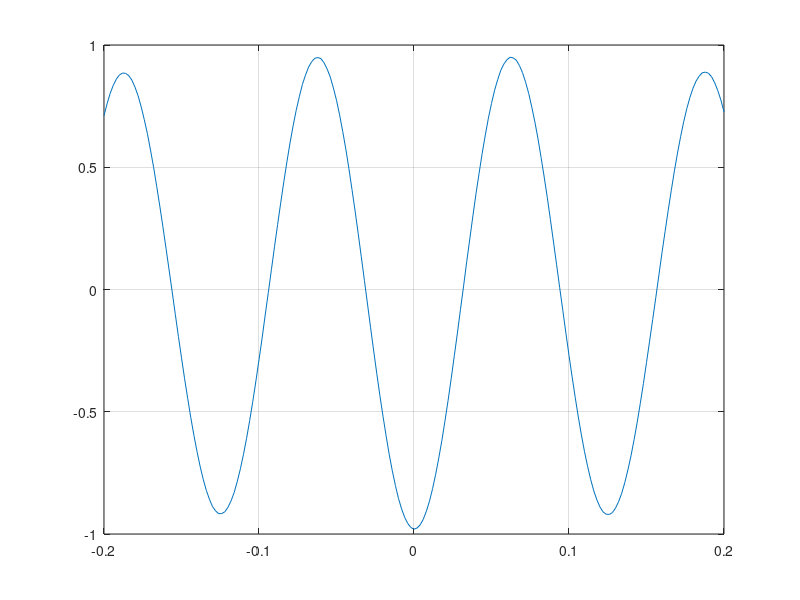
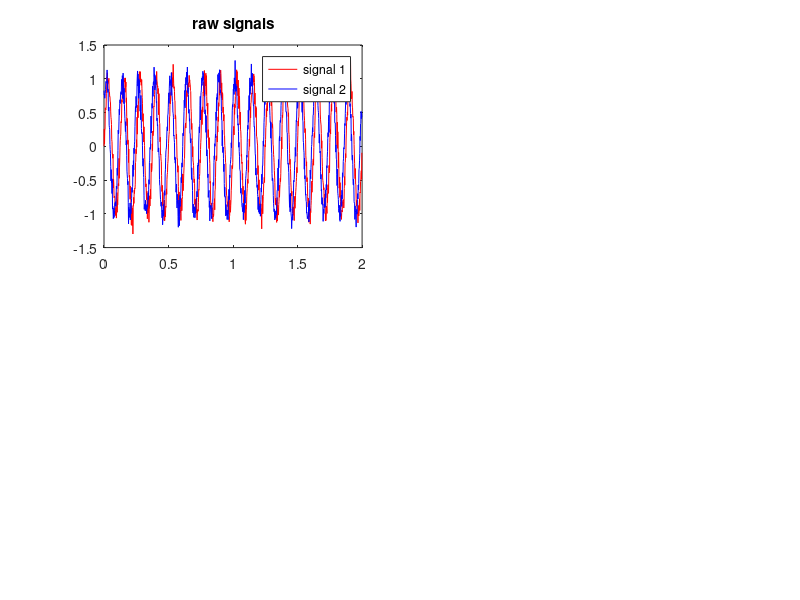

Source code (MATLAB) for these figures, in order: (Note: this script raises an error after producing the figures.)
%% Week 8 Tutorial


%% Are the two signals in the lower left panel coherent? Ignore the amplitude changes for now. 
% Yes, the peaks of the upper wave tend to coincide with the point just
% after the troughs of the lower wave.

%% Diversion: the Wiener-Khinchin theorem
Fs = 500; dt = 1./Fs;
t = [0 2]; tvec = t(1):dt:t(2)-dt;
 
f1 = 8;
data1 = sin(2*pi*f1*tvec)+0.1*randn(size(tvec));
 
[acf,lags] = xcorr(data1,100,'coeff');
lags = lags.*(1./Fs); % convert samples to time
plot(lags,acf); grid on;

%% Cross-correlation
f2 = 8;
data2 = sin(2*pi*f2*tvec+pi/4)+0.1*randn(size(tvec)); % phase-shifted version of data1
 
[ccf,lags] = xcorr(data1,data2,100,'coeff'); % now a cross-correlation
lags = lags.*(1./Fs); % convert samples to time
plot(lags,ccf); grid on;
 %Note peak is offset from zero by phase difference between signals
 
%% Verify that changing the phase shift in data2 indeed changes the phase of the cross-correlogram. 
f2 = 8;
shift = pi
data3 = sin(2*pi*f2*tvec+shift)+0.1*randn(size(tvec)); % phase-shifted version of data1
 
[ccf,lags] = xcorr(data1,data3,100,'coeff'); % now a cross-correlation
lags = lags.*(1./Fs); % convert samples to time
plot(lags,ccf); grid on;
 %Note that the signals are completely out of phase, a trough is at zero.
 
%% Definition and example

figure;
subplot(221);
plot(tvec,data1,'r',tvec,data2,'b'); legend({'signal 1','signal 2'});
title('raw signals');
 
[Pxx,F] = pwelch(data1,hanning(250),125,length(data1),Fs);
[Pyy,F] = pwelch(data2,hanning(250),125,length(data1),Fs);
subplot(222)
plot(F,abs(Pxx),'r',F,abs(Pyy),'b'); xlim([0 100]);
xlabel('Frequency (Hz)'); ylabel('power'); title('PSD');
 
[Pxy,F] = cpsd(data1,data2,hanning(250),125,length(data1),Fs);
subplot(223)
plot(F,abs(Pxy)); xlim([0 100]);
xlabel('Frequency (Hz)'); ylabel('power'); title('cross-spectrum');
 
[acf,lags] = xcorr(data1,data2,100,'coeff');
lags = lags.*(1./Fs); % convert samples to time
 
subplot(224)
plot(lags,acf); grid on;
xlabel('time lag (s)'); ylabel('correlation ({\itr})'); title('xcorr');

%% What happens if you change the amplitude of one of the input signals? Make the amplitude of data1 twice as large. 
figure;
subplot(221);
plot(tvec,data1*2,'r',tvec,data2,'b'); legend({'signal 1','signal 2'});
title('raw signals');
 
[Pxx,F] = pwelch(data1*2,hanning(250),125,length(data1*2),Fs);
[Pyy,F] = pwelch(data2,hanning(250),125,length(data1*2),Fs);
subplot(222)
plot(F,abs(Pxx),'r',F,abs(Pyy),'b'); xlim([0 100]);
xlabel('Frequency (Hz)'); ylabel('power'); title('PSD');
 
[Pxy,F] = cpsd(data1*2,data2,hanning(250),125,length(data1*2),Fs);
subplot(223)
plot(F,abs(Pxy)); xlim([0 100]);
xlabel('Frequency (Hz)'); ylabel('power'); title('cross-spectrum');
 
[acf,lags] = xcorr(data1*2,data2,100,'coeff');
lags = lags.*(1./Fs); % convert samples to time
 
subplot(224)
plot(lags,acf); grid on;
xlabel('time lag (s)'); ylabel('correlation ({\itr})'); title('xcorr');

% Answer: The power level of the PSD is 10000x greater, the
% x-spectrum is 100x, and xcorr is identical.

%% For the two signals of unequal amplitude, compute the coherence by normalizing the cross-spectrum

figure;
subplot(241);
plot(tvec,data1,'r',tvec,data2,'b'); legend({'signal 1','signal 2'});
title('raw signals');
 
[Pxx,F] = pwelch(data1,hanning(250),125,length(data1),Fs);
[Pyy,F] = pwelch(data2,hanning(250),125,length(data1),Fs);
subplot(242)
plot(F,abs(Pxx),'r',F,abs(Pyy),'b'); xlim([0 100]);
xlabel('Frequency (Hz)'); ylabel('power'); title('PSD');

[Pxy,F] = cpsd(data1,data2,hanning(250),125,length(data1),Fs);
subplot(243)
plot(F,abs(Pxy)); xlim([0 100]);
xlabel('Frequency (Hz)'); ylabel('power'); title('cross-spectrum');


C = (abs(Pxy).^2)./(Pxx.*Pyy);
subplot(244)
plot(F,C); xlim([0 100]);
xlabel('Frequency (Hz)'); ylabel('power'); title('coherence');
 
% now at double amplitude
subplot(245);
plot(tvec,data1*2,'r',tvec,data2,'b'); legend({'signal 1','signal 2'});
title('raw signals');
 
[Pxx,F] = pwelch(data1*2,hanning(250),125,length(data1*2),Fs);
[Pyy,F] = pwelch(data2,hanning(250),125,length(data1*2),Fs);
subplot(246)
plot(F,abs(Pxx),'r',F,abs(Pyy),'b'); xlim([0 100]);
xlabel('Frequency (Hz)'); ylabel('power'); title('PSD');

[Pxy,F] = cpsd(data1*2,data2,hanning(250),125,length(data1*2),Fs);
subplot(247)
plot(F,abs(Pxy)); xlim([0 100]);
xlabel('Frequency (Hz)'); ylabel('power'); title('cross-spectrum');


C = (abs(Pxy).^2)./(Pxx.*Pyy);
subplot(248)
plot(F,C); xlim([0 100]);
xlabel('Frequency (Hz)'); ylabel('power'); title('coherence');


%% Find out how small you need to make data1 relative to the noise before a drop in coherence occurs. 
figure;
subplot(241);
plot(tvec,data1,'r',tvec,data2,'b'); legend({'signal 1','signal 2'});
title('raw signals');
 
[Pxx,F] = pwelch(data1,hanning(250),125,length(data1),Fs);
[Pyy,F] = pwelch(data2,hanning(250),125,length(data1),Fs);
subplot(242)
plot(F,abs(Pxx),'r',F,abs(Pyy),'b'); xlim([0 100]);
xlabel('Frequency (Hz)'); ylabel('power'); title('PSD');

[Pxy,F] = cpsd(data1,data2,hanning(250),125,length(data1),Fs);
subplot(243)
plot(F,abs(Pxy)); xlim([0 100]);
xlabel('Frequency (Hz)'); ylabel('power'); title('cross-spectrum');


C = (abs(Pxy).^2)./(Pxx.*Pyy);
subplot(244)
plot(F,C); xlim([0 100]);
xlabel('Frequency (Hz)'); ylabel('power'); title('coherence');
 
% now shrink data1
subplot(245);
factor = 10.^-245 % I don't hink this is right. I think we are just moving outside the range of the FP math.
plot(tvec,data1.*factor,'r',tvec,data2,'b'); legend({'signal 1','signal 2'});
title('raw signals');
 
[Pxx,F] = pwelch(data1.*factor,hanning(250),125,length(data1.*factor),Fs);
[Pyy,F] = pwelch(data2,hanning(250),125,length(data1.*factor),Fs);
subplot(246)
plot(F,abs(Pxx),'r',F,abs(Pyy),'b'); xlim([0 100]);
xlabel('Frequency (Hz)'); ylabel('power'); title('PSD');

[Pxy,F] = cpsd(data1.*factor,data2,hanning(250),125,length(data1.*factor),Fs);
subplot(247)
plot(F,abs(Pxy)); xlim([0 100]);
xlabel('Frequency (Hz)'); ylabel('power'); title('cross-spectrum');

%Calculate coherence
C = (abs(Pxy).^2)./(Pxx.*Pyy);
subplot(248)
plot(F,C); xlim([0 100]);
xlabel('Frequency (Hz)'); ylabel('power'); title('coherence');


%% just verify some cases where we break the phase relationship
f = 2; % freq modulation (Hz) 
f2 = 8;
m = 2; % freq modulation strength
wsz = 200; % window size 
 
subplot(421)
s2 = data2;
plot(tvec,s2,tvec,data1); title('signal 1 - constant phase');
 
subplot(422)
s3 = sin(2*pi*f2*tvec + m.*sin(2*pi*f*tvec - pi/2)) + 0.1*randn(size(tvec));
plot(tvec,s3,tvec,data1); title('signal 2 - varying phase');
 
subplot(423)
[Ps2,F] = pwelch(s2,hanning(wsz),wsz/2,length(data2),Fs);
plot(F,abs(Ps2)); title('PSD');
 
subplot(424)
[Ps3,F] = pwelch(s3,hanning(wsz),wsz/2,length(data2),Fs);
plot(F,abs(Ps3)); title('PSD');
 
subplot(425)
[C,F] = mscohere(data1,s2,hanning(wsz),wsz/2,length(data1),Fs); % shortcut to obtain coherence
plot(F,C); title('coherence'); xlabel('Frequency (Hz)');
 
subplot(426)
[C,F] = mscohere(data1,s3,hanning(wsz),wsz/2,length(data1),Fs);
plot(F,C); title('coherence'); xlabel('Frequency (Hz)');
 
[acf,lags] = xcorr(data1,s2,100,'coeff');
lags = lags.*(1./Fs); % convert samples to time
 
subplot(427)
plot(lags,acf); grid on;
xlabel('time lag (s)'); ylabel('correlation ({\itr})'); title('xcorr');
 
[acf,lags] = xcorr(data1,s3,100,'coeff');
lags = lags.*(1./Fs); % convert samples to time
 
subplot(428)
plot(lags,acf); grid on;
xlabel('time lag (s)'); ylabel('correlation ({\itr})'); title('xcorr');

%% What happens when you change the window size to 500ms? 
% cross-correlations are sharper/higher, but the coherence signal is lost.
% in noise.


%% Overall comparison of vStr-vStr and vStr-HC coherence
%cd R016-2012-10-03/ %?

run(FindFile('*keys.m'));
vStr1_csc = LoadCSC(ExpKeys.goodGamma{1});
vStr2_csc = LoadCSC(ExpKeys.goodGamma{2});
HC_csc = LoadCSC(ExpKeys.goodTheta{1});
 
% restrict to shorter segment for speed
vStr1_csc = Restrict(vStr1_csc,ExpKeys.TimeOnTrack(2),ExpKeys.TimeOffTrack(2));
vStr2_csc = Restrict(vStr2_csc,ExpKeys.TimeOnTrack(2),ExpKeys.TimeOffTrack(2));
HC_csc = Restrict(HC_csc,ExpKeys.TimeOnTrack(2),ExpKeys.TimeOffTrack(2));
 
vStr1_csc = Data(vStr1_csc); vStr2_csc = Data(vStr2_csc); HC_csc = Data(HC_csc);
%%

Fs = 2000; wsize = 2048;
 
% compute PSDs and coherences for each signal and each pair respectively
[P1,F] = pwelch(vStr1_csc,hanning(wsize),wsize/2,2*wsize,Fs);
[P2,F] = pwelch(vStr2_csc,hanning(wsize),wsize/2,2*wsize,Fs);
[P3,F] = pwelch(HC_csc,hanning(wsize),wsize/2,2*wsize,Fs);
[C1,F] = mscohere(vStr1_csc,vStr2_csc,hanning(wsize),wsize/2,2*wsize,Fs);
[C2,F] = mscohere(vStr1_csc,HC_csc,hanning(wsize),wsize/2,2*wsize,Fs);
 
% plot
subplot(121)
h(1) = plot(F,10*log10(P1),'k','LineWidth',2); hold on;
h(2) = plot(F,10*log10(P2),'g','LineWidth',2); hold on;
h(3) = plot(F,10*log10(P3),'m','LineWidth',2); hold on;
set(gca,'XLim',[0 150],'XTick',0:25:150,'FontSize',12); grid on;
legend(h,{'vStr1','vStr2','HC'},'Location','Northeast'); legend boxoff;
xlabel('Frequency (Hz)'); ylabel('Power (dB)'); 
 
subplot(122)
h(1) = plot(F,C1,'LineWidth',2); hold on;
h(2) = plot(F,C2,'r','LineWidth',2);
set(gca,'XLim',[0 150],'XTick',0:25:150,'FontSize',12); grid on;
legend(h,{'vStr1-vStr2','vStr1-HC'},'Location','Northeast'); legend boxoff;
xlabel('Frequency (Hz)'); ylabel('Coherence');


%% Comparison of vStr-HC coherence between experimental conditions
cd /home/jalockli/Documents/BIOL680/data/R016-2012-10-03/
fc = {'R016-2012-10-03-CSC04d.ncs','R016-2012-10-03-CSC03d.ncs','R016-2012-10-03-CSC02b.ncs'};

% Note: in order for ft_read_neuralynx to work, I hadd to add:
%       key = regexprep(key,'[^a-zA-Z]','');
% to the 77th line of neuarlynx_getheader to remove unicode characters
% from the headers. My version of matlab does not allow unicode characters
% for variable identifiers (including as struct keys in this case).
% Even though it allows unicode in the term, editor, and string contents.

data = ft_read_neuralynx_interp(fc);
data.label = {'vStr1','vStr2','HC1'}; % reassign labels to be more informative, the original filenames can be retrieved from the header


cfg = [];
cfg.trialfun = 'ft_trialfun_lineartracktone2';
cfg.trialdef.hdr = data.hdr;
cfg.trialdef.pre = 2.5; cfg.trialdef.post = 5;
 
cfg.trialdef.eventtype = 'nosepoke'; % could be 'nosepoke', 'reward', 'cue'
cfg.trialdef.location = 'both'; % could be 'left', 'right', 'both'
cfg.trialdef.block = 'both'; % could be 'value', 'risk', 'both'
cfg.trialdef.cue = {'c1','c3','c5'}; % cell array with choice of elements {'c1','c3','c5','lo','hi'} (1, 3, 5 pellets; low and high risk)
 
[trl, event] = ft_trialfun_lineartracktone2(cfg);
cfg.trl = trl;
 
data_trl = ft_redefinetrial(cfg,data);

%% compute trial-averaged cross-spectrum
cfg              = [];
cfg.output       = 'powandcsd';
cfg.method       = 'mtmconvol';
cfg.taper        = 'hanning';
cfg.foi          = 1:1:100; % frequencies to use
cfg.t_ftimwin    = 20./cfg.foi;  % frequency-dependent, 20 cycles per time window
cfg.keeptrials   = 'yes';
cfg.channel      = {'vStr1', 'vStr2', 'HC1'};
cfg.channelcmb   = {'vStr2', 'HC1'; 'vStr2' 'vStr1'}; % channel pairs to compute csd for

cfg.toi          = -2:0.05:0; % pre-nosepoke baseline (time 0 is time of nosepoke)

TFR_pre = ft_freqanalysis(cfg, data_trl);

%% Compute coherence from cross-spectrum
cfg            = [];
cfg.method     = 'coh'; % compute coherence; other measures of connectivity are also available
fd             = ft_connectivityanalysis(cfg,TFR_pre);

figure;
cols = 'rgb';
for iCmb = 1:size(fd.labelcmb,1)
    lbl{iCmb} = cat(2,fd.labelcmb{iCmb,1},'-',fd.labelcmb{iCmb,2});
 
    temp = nanmean(sq(fd.cohspctrm(iCmb,:,:)),2);
    h(iCmb) = plot(fd.freq,temp,cols(iCmb));
    hold on;
end
legend(h,lbl);

%% Do the same for the 0-2 second post-nosepoke period

cfg              = [];
cfg.output       = 'powandcsd';
cfg.method       = 'mtmconvol';
cfg.taper        = 'hanning';
cfg.foi          = 1:1:100; % frequencies to use
cfg.t_ftimwin    = 20./cfg.foi;  % frequency-dependent, 20 cycles per time window
cfg.keeptrials   = 'yes';
cfg.channel      = {'vStr1', 'vStr2', 'HC1'};
cfg.channelcmb   = {'vStr2', 'HC1'; 'vStr2' 'vStr1'}; % channel pairs to compute csd for

cfg.toi          = 0:0.05:2; % pre-nosepoke baseline (time 0 is time of nosepoke)

TFR_post = ft_freqanalysis(cfg, data_trl);

cfg            = [];
cfg.method     = 'coh'; % compute coherence; other measures of connectivity are also available
fd             = ft_connectivityanalysis(cfg,TFR_post);

figure;
cols = 'rgb';
for iCmb = 1:size(fd.labelcmb,1)
    lbl{iCmb} = cat(2,fd.labelcmb{iCmb,1},'-',fd.labelcmb{iCmb,2});
 
    temp = nanmean(sq(fd.cohspctrm(iCmb,:,:)),2);
    h(iCmb) = plot(fd.freq,temp,cols(iCmb));
    hold on;
end
legend(h,lbl);


%% Comparing the coherence spectra for 1 and 5 pellet trials

% 1 Food Pellet
cfg = [];
cfg.trialfun = 'ft_trialfun_lineartracktone2';
cfg.trialdef.hdr = data.hdr;
cfg.trialdef.pre = 2.5; cfg.trialdef.post = 5;
 
cfg.trialdef.eventtype = 'nosepoke'; % could be 'nosepoke', 'reward', 'cue'
cfg.trialdef.location = 'both'; % could be 'left', 'right', 'both'
cfg.trialdef.block = 'both'; % could be 'value', 'risk', 'both'
cfg.trialdef.cue = {'c1'}; % cell array with choice of elements {'c1','c3','c5','lo','hi'} (1, 3, 5 pellets; low and high risk)
 
[trl, event] = ft_trialfun_lineartracktone2(cfg);
cfg.trl = trl;
 
data_trl = ft_redefinetrial(cfg,data);
% X-sepectrum
cfg              = [];
cfg.output       = 'powandcsd';
cfg.method       = 'mtmconvol';
cfg.taper        = 'hanning';
cfg.foi          = 1:1:100; % frequencies to use
cfg.t_ftimwin    = 20./cfg.foi;  % frequency-dependent, 20 cycles per time window
cfg.keeptrials   = 'yes';
cfg.channel      = {'vStr1', 'vStr2', 'HC1'};
cfg.channelcmb   = {'vStr2', 'HC1'; 'vStr2' 'vStr1'}; % channel pairs to compute csd for

cfg.toi          = 0:0.05:2; % pre-nosepoke baseline (time 0 is time of nosepoke)

TFR_pre = ft_freqanalysis(cfg, data_trl);
% Coherence
cfg            = [];
cfg.method     = 'coh'; % compute coherence; other measures of connectivity are also available
fd             = ft_connectivityanalysis(cfg,TFR_pre);

figure;
cols = 'rgb';
for iCmb = 1:size(fd.labelcmb,1)
    lbl{iCmb} = cat(2,fd.labelcmb{iCmb,1},'-',fd.labelcmb{iCmb,2});
 
    temp = nanmean(sq(fd.cohspctrm(iCmb,:,:)),2);
    h(iCmb) = plot(fd.freq,temp,cols(iCmb));
    hold on;
end
legend(h,lbl);

% 5 Food Pellets
cfg = [];
cfg.trialfun = 'ft_trialfun_lineartracktone2';
cfg.trialdef.hdr = data.hdr;
cfg.trialdef.pre = 2.5; cfg.trialdef.post = 5;
 
cfg.trialdef.eventtype = 'nosepoke'; % could be 'nosepoke', 'reward', 'cue'
cfg.trialdef.location = 'both'; % could be 'left', 'right', 'both'
cfg.trialdef.block = 'both'; % could be 'value', 'risk', 'both'
cfg.trialdef.cue = {'c5'}; % cell array with choice of elements {'c1','c3','c5','lo','hi'} (1, 3, 5 pellets; low and high risk)
 
[trl, event] = ft_trialfun_lineartracktone2(cfg);
cfg.trl = trl;
 
data_trl = ft_redefinetrial(cfg,data);
% X-sepectrum
cfg              = [];
cfg.output       = 'powandcsd';
cfg.method       = 'mtmconvol';
cfg.taper        = 'hanning';
cfg.foi          = 1:1:100; % frequencies to use
cfg.t_ftimwin    = 20./cfg.foi;  % frequency-dependent, 20 cycles per time window
cfg.keeptrials   = 'yes';
cfg.channel      = {'vStr1', 'vStr2', 'HC1'};
cfg.channelcmb   = {'vStr2', 'HC1'; 'vStr2' 'vStr1'}; % channel pairs to compute csd for

cfg.toi          = 0:0.05:2; % pre-nosepoke baseline (time 0 is time of nosepoke)

TFR_pre = ft_freqanalysis(cfg, data_trl);
% Coherence
cfg            = [];
cfg.method     = 'coh'; % compute coherence; other measures of connectivity are also available
fd             = ft_connectivityanalysis(cfg,TFR_pre);

figure;
cols = 'rgb';
for iCmb = 1:size(fd.labelcmb,1)
    lbl{iCmb} = cat(2,fd.labelcmb{iCmb,1},'-',fd.labelcmb{iCmb,2});
 
    temp = nanmean(sq(fd.cohspctrm(iCmb,:,:)),2);
    h(iCmb) = plot(fd.freq,temp,cols(iCmb));
    hold on;
end
legend(h,lbl);

% There is a definite 30Hz spike in the post-1-pellet trials. For the 5-pelet
% trials, there is no real solid spike like the 1-pellet trials -perhapse 
% still a bit of a 30Hz spike along with a 41Hz spike, but I would be 
% cautious to say anything about it without more examination

%% Time-frequency coherence 
cfg              = [];
cfg.output       = 'powandcsd';
cfg.method       = 'mtmconvol';
cfg.taper        = 'hanning';
cfg.foi          = 1:1:100; % frequencies to use
cfg.t_ftimwin    = 20./cfg.foi;  % frequency-dependent, 20 cycles per time window
cfg.keeptrials   = 'yes';
cfg.channel      = {'vStr1', 'vStr2', 'HC1'};
cfg.channelcmb   = {'vStr2', 'HC1'; 'vStr2' 'vStr1'}; % channel pairs to compute csd for

cfg.toi          = 0:0.05:2; % pre-nosepoke baseline (time 0 is time of nosepoke)

TFR_post = ft_freqanalysis(cfg, data_trl);

% Compute coherence from cross-spectrum
cfg            = [];
cfg.method     = 'coh'; % compute coherence; other measures of connectivity are also available
fd             = ft_connectivityanalysis(cfg,TFR_post);
iC = 1; % which signal pair to plot
lbl = [fd.labelcmb{1,:}]; % get the label of this pair
imagesc(fd.time,fd.freq,sq(fd.cohspctrm(iC,:,:))); axis xy; colorbar
xlabel('time (s)'); ylabel('Frequency (Hz)'); title(lbl);


%% Fixed time-window:

cfg              = [];
cfg.output       = 'powandcsd';
cfg.method       = 'mtmconvol';
cfg.taper        = 'hanning';
cfg.foi          = 1:1:100; % frequencies to use
cfg.t_ftimwin    = repmat(1,1,100);  % Time dependent: 1sec time window
cfg.keeptrials   = 'yes';
cfg.channel      = {'vStr1', 'vStr2', 'HC1'};
cfg.channelcmb   = {'vStr2', 'HC1'; 'vStr2' 'vStr1'}; % channel pairs to compute csd for

cfg.toi          = 0:0.05:2; % pre-nosepoke baseline (time 0 is time of nosepoke)

TFR_post = ft_freqanalysis(cfg, data_trl);

% Compute coherence from cross-spectrum
cfg            = [];
cfg.method     = 'coh'; % compute coherence; other measures of connectivity are also available
fd             = ft_connectivityanalysis(cfg,TFR_post);

iC = 1; % which signal pair to plot
lbl = [fd.labelcmb{1,:}]; % get the label of this pair
imagesc(fd.time,fd.freq,sq(fd.cohspctrm(iC,:,:))); axis xy; colorbar
xlabel('time (s)'); ylabel('Frequency (Hz)'); title(lbl);

% Certainly doesn't have the temporal change from low to high frequencies, 
% But there is still lots of seemingly spurious noise.

%% Beyond Coherence
cfg            = [];
cfg.method     = 'ppc';
fd             = ft_connectivityanalysis(cfg,TFR_post);
iC = 1; % which signal pair to plot

lbl = [fd.labelcmb{1,:}]; % get the label of this pair
imagesc(fd.time,fd.freq,sq(fd.ppcspctrm(iC,:,:))); axis xy; colorbar
xlabel('time (s)'); ylabel('Frequency (Hz)'); title(lbl);

% Much less spurious looking noise, and perhapse a 52Hz coherence signal
% lasting about 0.3 seconds, centered at 0.25s post stimuli.





